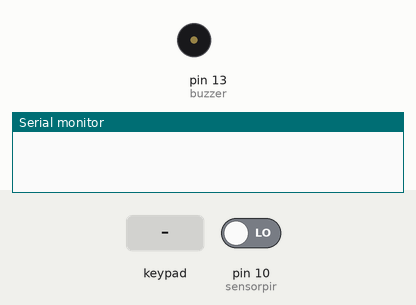
This sketch was run on a simulated Arduino Uno, built with avr-gcc and run on an emulated ATmega328P. On the bench: buzzer (waves = sounding, pin HIGH), the last lines printed to the serial monitor. The test bench sets the inputs (shaded band); at power-on: pin 10 (sensorpir) LOW.

Above: at 1.2 s.
1.3 s: keypad keys 1 2 3 4 * pressed 0.4 s apart
At 3.4 s:
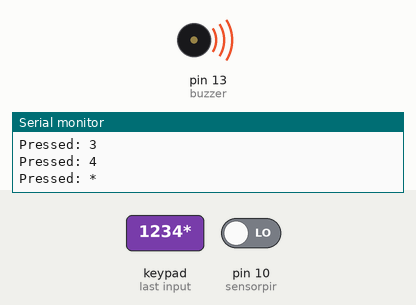
4.8 s: pin 10 (sensorpir) driven HIGH
Timing chart, 0 to 7.8 s (numbered marks = the images above; inputs shaded):
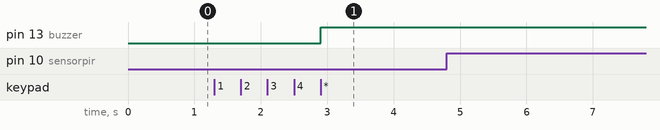

Measured:
- after the input at 1.3 s, pin 13 (buzzer): LOW → HIGH after 1.6 s

The sketch:

Smart_Alarm.ino
```cpp
/*
Programa: Alarma basica primer ejemplo
Autor:	Osvaldo Renato Luzuriaga Luzuriaga

*/

//* Es para validar Password
//# Es para Resetear el Password ingresado


#include <Password.h> //Incluimos la libreria Password
#include <Keypad.h> //Incluimos la libreria Keypad

Password password = Password( "1234" ); //Definimos nuestro Password

byte sensorpir = 10;
byte buzzer = 13;

boolean estado_alarma = false;
const byte ROWS = 4; // Cuatro Filas
const byte COLS = 3; // Cuatro Columnas

// Definimos el Keymap
char keys[ROWS][COLS] = {
  {'1','2','3'},
  {'4','5','6'},
  {'7','8','9'},
  {'*','0','#'}
};

byte rowPins[ROWS] = { 12,11,6,5 };
byte colPins[COLS] = { 4,3,2};


// Creamos el Keypad
Keypad keypad = Keypad( makeKeymap(keys), rowPins, colPins, ROWS, COLS );

void setup(){

  Serial.begin(9600);
  keypad.addEventListener(keypadEvent);
  pinMode(sensorpir,INPUT);
  pinMode(buzzer, OUTPUT);

}


void loop(){
  keypad.getKey();

  if (digitalRead(sensorpir)== HIGH && estado_alarma== true){
    Serial.println("Intruso detectado");
    digitalWrite(buzzer, HIGH);
    delay(9000);
  }
}


void keypadEvent(KeypadEvent eKey){
  switch (keypad.getState()){
    case PRESSED:
	Serial.print("Pressed: ");
	Serial.println(eKey);
	switch (eKey){
	  case '*': checkPassword(); break;
	  case '#': password.reset(); break;
	  default: password.append(eKey);
     }
  }
}


void checkPassword(){


  if (password.evaluate()){

        if(digitalRead(sensorpir) == LOW && estado_alarma == false){
              estado_alarma = true;
              digitalWrite(buzzer, HIGH );
              delay(500);
              Serial.println("Alarma Activada correctamente");

          }else if (estado_alarma == true){
               // apagamos alarma al estar el sensor pir activado
              estado_alarma = false;
              delay(500);
              digitalWrite(buzzer, LOW );
              Serial.println("Alarma desactivada  correctamente");

            }

  }else{
    Serial.println("Codigo erroneo");
   //digitalWrite(buzzer, HIGH);

  }

}
```
